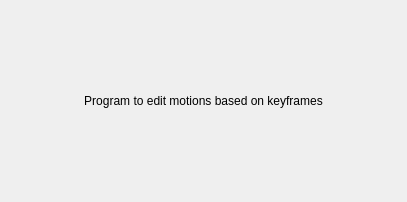
<?xml version="1.0" encoding="UTF-8"?>
<ui version="4.0">
 <class>About</class>
 <widget class="QWidget" name="About">
  <property name="geometry">
   <rect>
    <x>0</x>
    <y>0</y>
    <width>407</width>
    <height>202</height>
   </rect>
  </property>
  <property name="windowTitle">
   <string>About</string>
  </property>
  <layout class="QGridLayout" name="gridLayout">
   <item row="0" column="0">
    <layout class="QVBoxLayout" name="mainLayout">
     <item>
      <widget class="QLabel" name="label">
       <property name="text">
        <string>Program to edit motions based on keyframes</string>
       </property>
       <property name="alignment">
        <set>Qt::AlignCenter</set>
       </property>
      </widget>
     </item>
    </layout>
   </item>
  </layout>
 </widget>
 <resources/>
 <connections/>
</ui>
